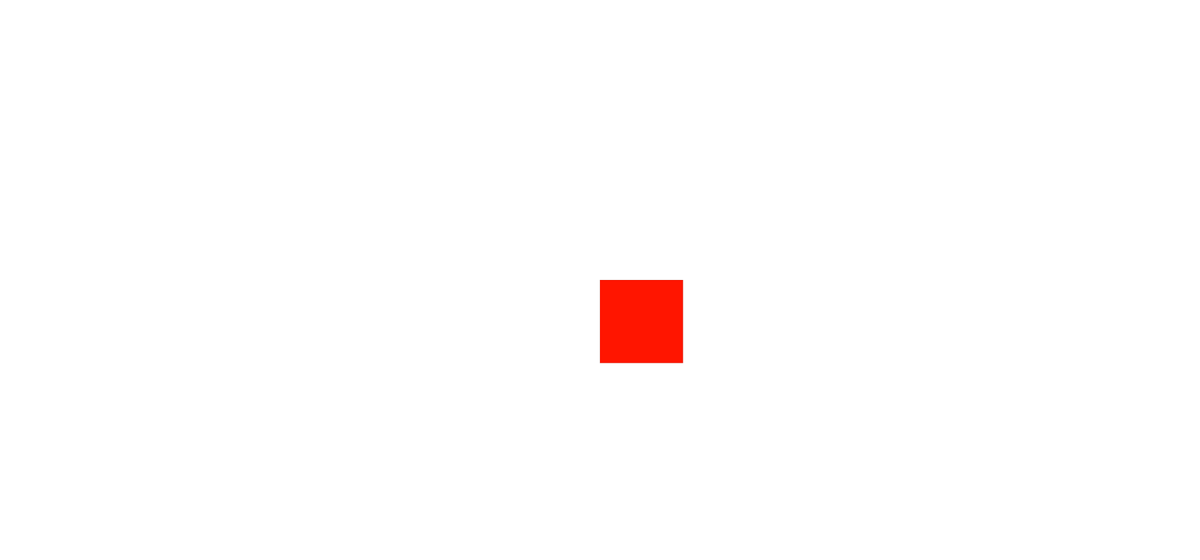
Frame 1 (no input)
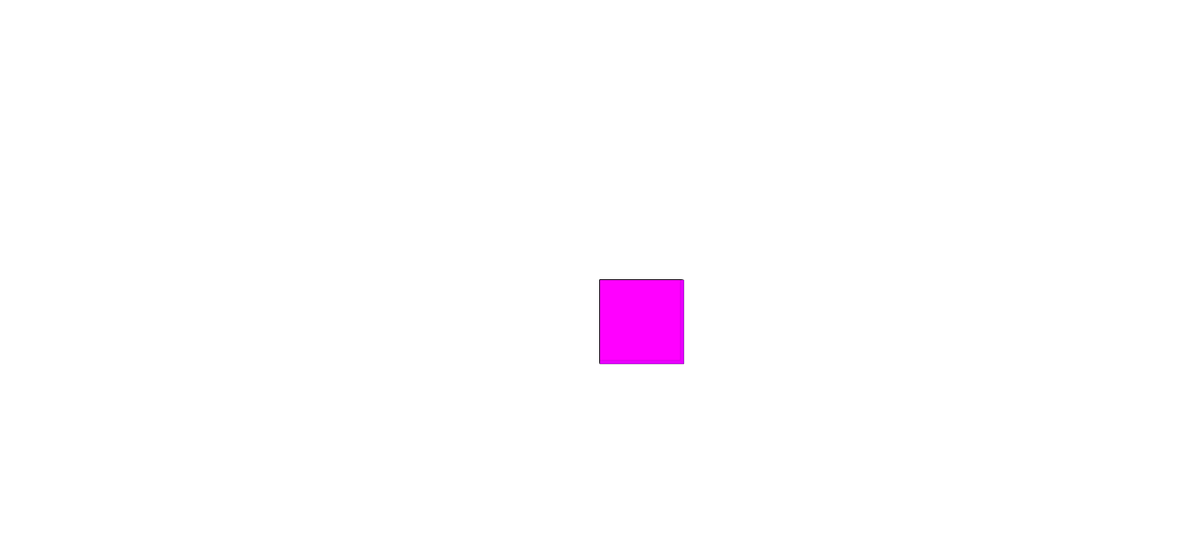
Frame 60 (no input)
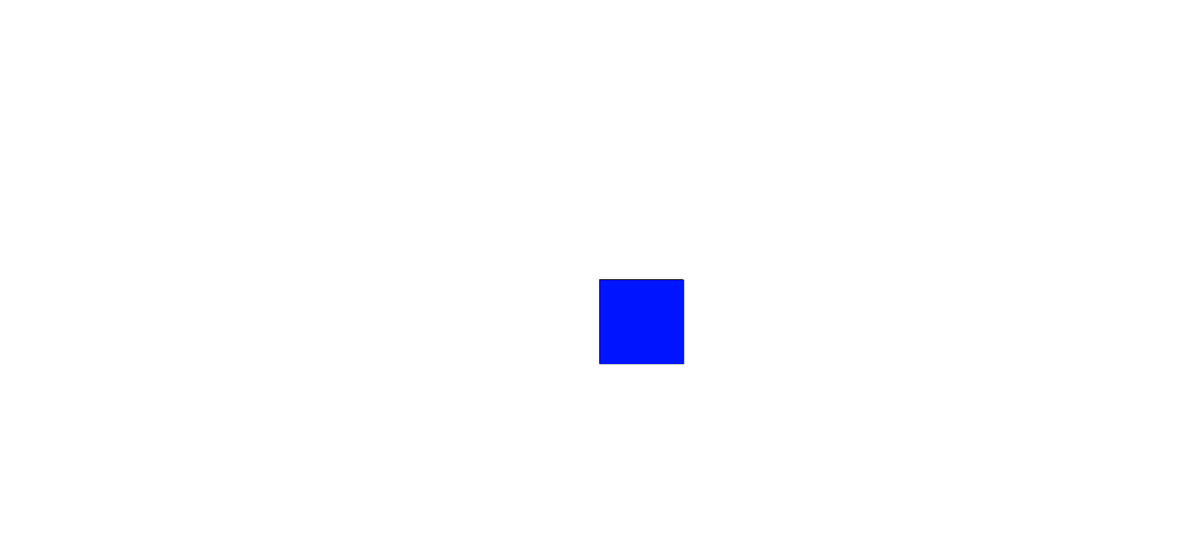
Frame 120 (the mouse pressed at the canvas centre since frame 60)

The p5.js sketch that drew these frames (run headless with seeded random() and noise() and a simulated clock; from frame 60 on, the mouse is pressed at the canvas centre):

// p5.js sketch
// ── sketch.js
var rectX;
var rectY;
var targetX;
var targetY;

function setup() {
  createCanvas(1500, 700);
  rectX = width/2;
  rectY = height/2;
  targetX = rectX;
  targetY = rectY;
}

  var myHue = 0;

function draw() {

  colorMode(HSB);
  //background(200);
  /*rectMode(CENTER);
  fill(myHue, 100, 100);
  rect(width/2, height/2, 10, 10);*/

  var xPos = random(5)-5;
  var yPos = random(5)-5;
  var rectSize = 100 + random(5);

  /*if (mouseIsPressed) {
  rect(mouseX+xPos, mouseY+yPos, rectSize, rectSize);
}*/

  myHue += 5;
  fill(myHue, 100, 100);
  strokeWeight(0.1);

  if (myHue > 360) {
    myHue = 0;
  }

  if (mouseIsPressed) {
    targetX = mouseX;
    targetY = mouseY;
  }

  var xDiff = targetX - rectX;
  var yDiff = targetY - rectY;
  var speed = 2;

  rectX = rectX + xDiff * speed;
  rectY = rectY + yDiff * speed;
  rect(rectX, rectY, rectSize, rectSize);

}
